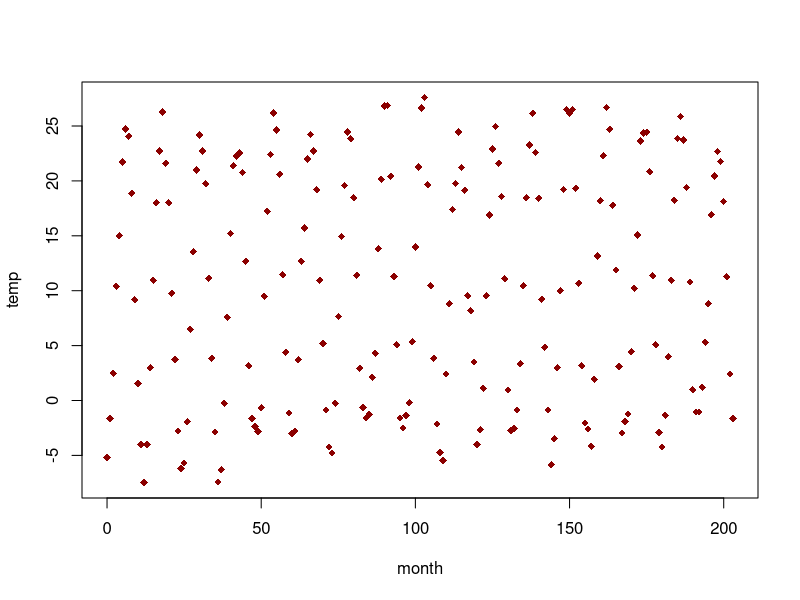
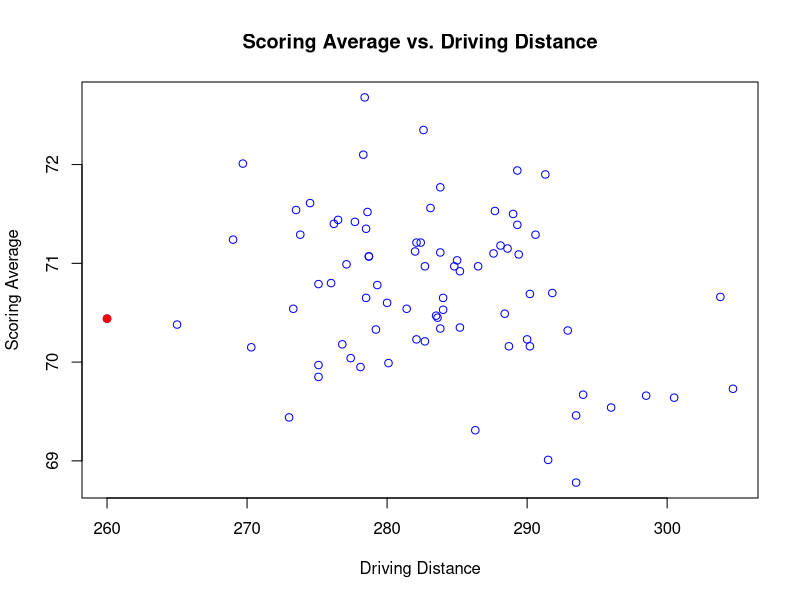
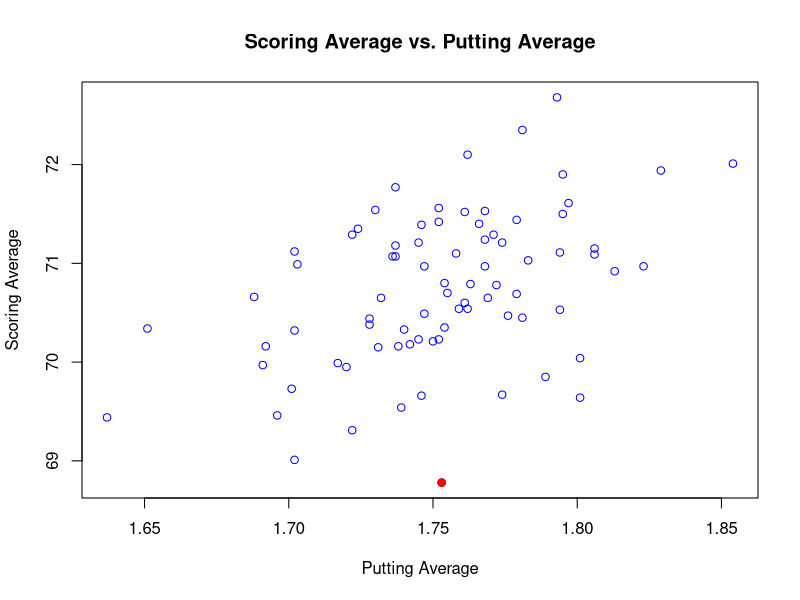
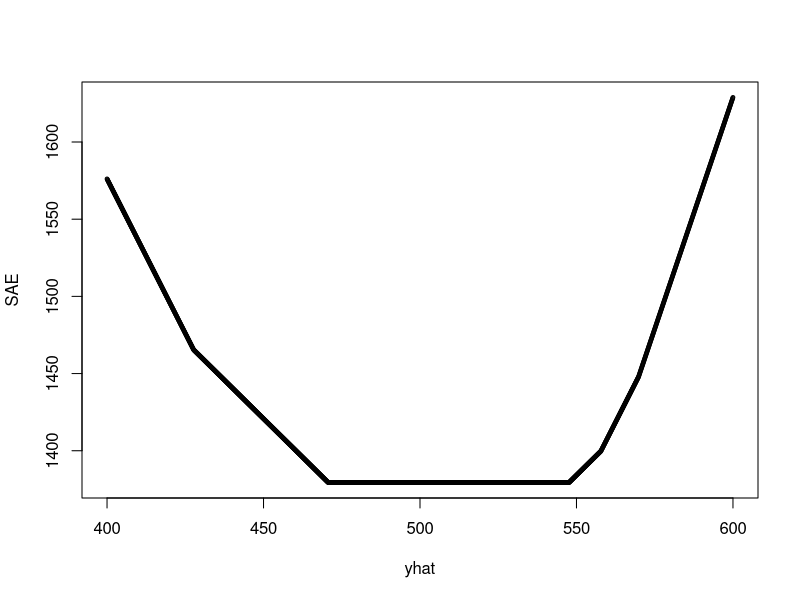
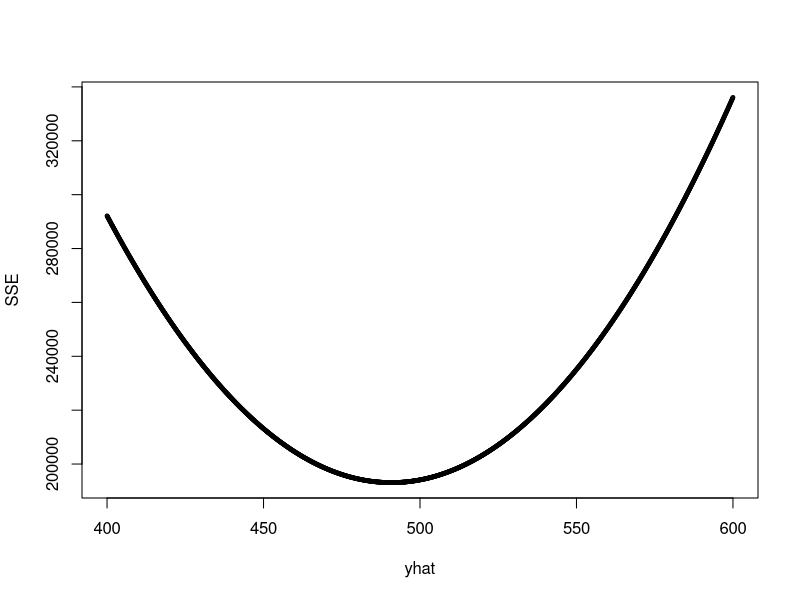

R code for these plots, in order:
## ---- chunk 1
knitr::opts_chunk$set(echo = TRUE,
                      eval=TRUE,
                      message=FALSE,
                      warning=FALSE)
## ---- chunk 2
# Import Data Into R from Excel file
# (1)install.packages("readxl") if have never done so
# (2)Save data file to same location as RMarkdown file
# (3)Run the following three commands
library(readxl)
setwd( dirname( rstudioapi::getActiveDocumentContext( )$path ) )
mitchellData=read_excel("mitchell.xlsx")
## ---- chunk 3
# head() returns the top rows of the mitchellData dataframe
head(mitchellData)
# str() displays the structure of the mitchellData dataframe. 
str(mitchellData)
## ---- chunk 4
plot(Temp~Month, data=mitchellData, pch=18, col='darkred', xlab='month', ylab='temp')
## ---- chunk 5
golfers = read_excel("golfers.xls")
plot(avgscore ~ driving, data = golfers, pch = 1, col='blue', 
     xlab='Driving Distance', ylab='Scoring Average', 
     main='Scoring Average vs. Driving Distance')
with(golfers, cor(driving, avgscore))

# Marking an example of outlier with different color
points(260, 70.44, col = "red", pch = 19)
## ---- chunk 6
plot(avgscore ~ avgputts, data = golfers, pch = 1, col='blue', 
     xlab='Putting Average', ylab='Scoring Average', 
     main='Scoring Average vs. Putting Average')
with(golfers, cor(avgputts, avgscore))

# Marking an example of outlier with different color
points(1.753, 68.78, col = "red", pch = 19)
## ---- chunk 7
y=c(631.8, 338.6, 627.9, 352.6, 699.8, 470.7, 
    557.8, 547.6, 569.83, 321.1, 344.7, 427.67)

#create a vector of candidate values of yhat (400 thru 600)
#we will see which of these candidates minimizes the SAE and SSE
yhat=seq(400,600,by=0.1)

#create a function that computes the SAD for a given yhat
SAE.fun <- function(yhat){
  sum(abs(y-yhat))
}

#compute the SAD for all the candidate yhat's
SAE=sapply(yhat,SAE.fun)

#plot the SAD for each candidate yhat's
#cex=0.5 makes the size of the points smaller 
plot(yhat,SAE,cex=0.5)

#determine the yhat(s) that minimizes the SAD
yhat[SAE==min(SAE)]
## ---- chunk 8
#create a function that computes the SSE for a given yhat
SSE.fun <- function(yhat){
  sum((y-yhat)^2)
}

#compute the SSE for all the candidate yhat's
SSE=sapply(yhat,SSE.fun)

#plot the SSE for each candidate yhat's
#cex=0.5 makes the size of the points smaller 
plot(yhat,SSE,cex=0.5)

#determine the yhat(s) that minimizes the SSE
yhat[SSE==min(SSE)]
